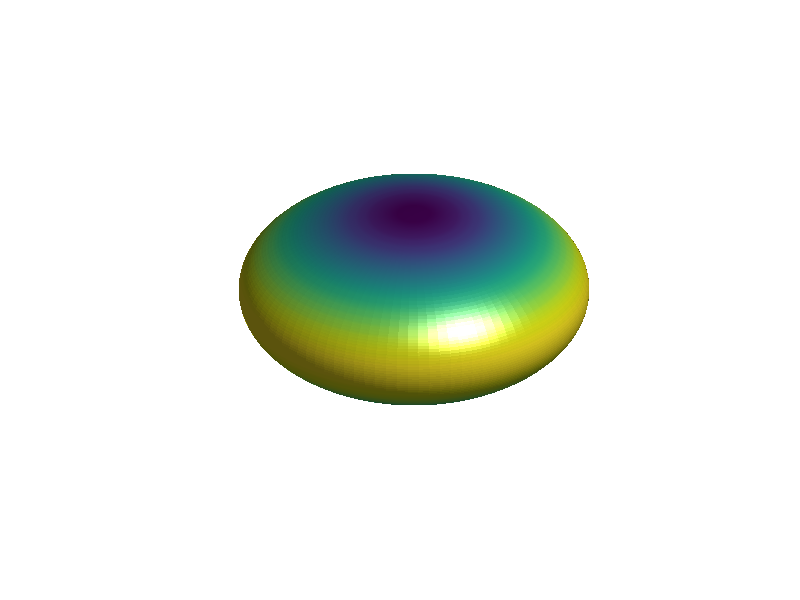

MATLAB code for this plot: (Note: this script raises an error after producing the figure.)
% RotoDiffPotentialFig

[x,y,z]=ellipsoid(0,0,0,1,1,0.5,100);
surf(x,y,z,sqrt(x.^2+y.^2+z.^2))
shading interp
axis off
camlight
axis image
colomap copper
material metal
alpha(0.5)